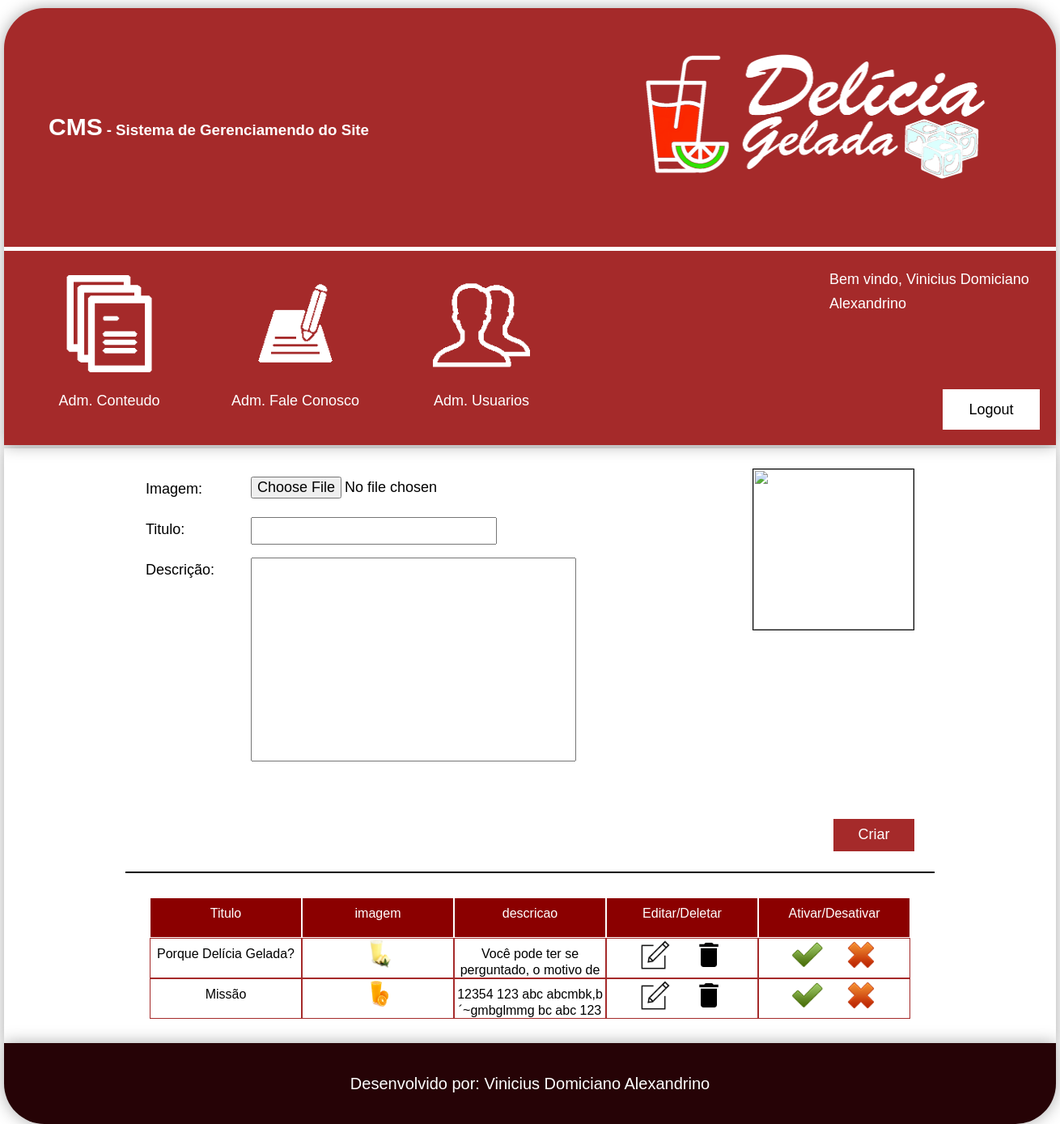
/cms/cms_sobre_sessoes.php (signed in), run on the app's committed database.
### tables this page shows
CREATE TABLE `tblsessoes_sobre` (
  `codigo` int(11) NOT NULL AUTO_INCREMENT,
  `titulo` varchar(100) NOT NULL,
  `imagem` varchar(200) NOT NULL,
  `descricao` varchar(2000) NOT NULL,
  `status` tinyint(4) NOT NULL,
  PRIMARY KEY (`codigo`)
);

### cms/cms_sobre_sessoes.php (the view, shortened to what this page needs)
<?php
    $btnName = (string) "Criar";
    $titulo = (string) "";
    $foto = (string) "";
    $texto = (string) "";
?>
<!DOCTYPE html>
<html lang="pt-br">
    <head>
        <link rel="stylesheet" type="text/css" href="css/style.css">
        <link rel="stylesheet" type="text/css" href="css/estilizacoes.css">
    </head>
    <body>
        <?php
            require_once("modulos/cabecalho.php");
        ?>
        <div class="conteudo center shadow">
            <section class="section center">
                <div class="adicionar">
                    <div id="foto" class="caixa_imagem" >
                        <img src="bd/imagens/<?=$foto?>" alt="">
                    </div>
                    <form id="formFoto" name="frmFoto" method="post" action="bd/upload.php" enctype="multipart/form-data">
                        <div class="caixa_preencher">
                            <p>Imagem:</p>
                            <input id="fileFoto" class="fle_img" type="file" name="fleImage" >
                        </div>
                    </form>
                    <form name="frmSessoe" method="post" action="bd/salvar_sobre_conteudo.php">
                        <div class="caixa_preencher">
                            <p>Titulo:</p>
                            <input class="txt_preencher" name="txtTitulo" type="text" value="<?=$titulo?>" maxlength="50" required>
                        </div>
                        <div class="caixa_preencher">
                            <p>Descrição:</p>
                            <textarea name="textDescricao" maxlength="2000" required><?=$texto?></textarea>
                        </div>
                        <div class="botoes">
                            <input class="btn_adm_user" name="btnSalvar" type="submit" value="<?=$btnName?>">
                        </div>
                    </form>
                </div>
                <div class="visualizar_crud">
                    <div class="linha_visualizar_crud_header loja">
                        <div class="header_visualizar_crud nome_nivel">Titulo</div>
                        <div class="header_visualizar_crud nome_nivel">imagem</div>
                        <div class="header_visualizar_crud nome_nivel">descricao</div>
                        <div class="header_visualizar_crud nome_nivel">Editar/Deletar</div>
                        <div class="header_visualizar_crud">Ativar/Desativar</div>
                    </div>
                    <?php
                        $sql = "select * from tblsessoes_sobre";
                        $select = mysqli_query($conexao,$sql);
                        while($rsSobre = mysqli_fetch_array($select)){
                    ?>
                    <div class="linha_visualizar_crud loja">
                        <div class="coluna_visualizar_crud"><?=$rsSobre['titulo']?></div>
                        <div class="coluna_visualizar_crud">
                            <img src="bd/imagens/<?=$rsSobre['imagem']?>" alt="">
                        </div>
                        <div class="coluna_visualizar_crud crud_text"><?=$rsSobre['descricao']?></div>
                        <div class="coluna_visualizar_crud">
                            <a href="cms_sobre_sessoes.php?modo=editar&codigo=<?=$rsSobre['codigo']?>">
                                <img src="icons/edit.png" alt="">
                            </a>
                            <a onclick="return confirm('deseja realmente deletar esse registro?')" href="bd/delete_sessoes_sobre.php?modo=excluir&codigo=<?=$rsSobre['codigo']?>&nomeFoto=<?=$rsSobre['imagem']?>">
                                <img src="icons/delete.png" alt="">
                            </a>
                        </div>
                        <div class="coluna_visualizar_crud">
                            <a href="bd/status_sessoes_sobre.php?modo=ativar&codigo=<?=$rsSobre['codigo']?>">
                                <img  src="icons/true.png" alt="">
                            </a>
                            <a href="bd/status_sessoes_sobre.php?modo=desativar&codigo=<?=$rsSobre['codigo']?>">
                                <img src="icons/false.png" alt="">
                            </a>
                        </div>
                    </div>
                    <?php
                        }
                    ?>
                </div>
            </section>
        </div>
        <?php
            require_once("modulos/rodape.php");
        ?>
    </body>
</html>

### cms/css/style.css (style rules this page uses)
#nivel, #usuario, .section { width: 1000px; min-height: 250px; height: auto; }
#niveis_criar, #adicionar_usuario, .adicionar { width: inherit; height: auto; min-height: 250px; padding: 25px; box-sizing: border-box; overflow: hidden; }
.caixa_preencher { min-width: 50%; width: auto; min-height: 50px; height: auto; padding-top: 10px; box-sizing: border-box; }
.txt_preencher, .caixa_selecionar { width: 300px; height: 30px; margin-left: 10px; }
.caixa_preencher p { margin-right: 0; min-width: 120px; }
.caixa_preencher textarea { width: 400px; height: 250px; margin-left: 10px; }
.caixa_preencher .txt_preencher, .caixa_preencher p { float: left; }
.fle_img { width: 500px; height: 30px; margin-left: 10px; font-size: 18px; }
.caixa_imagem, .caixa_imagem_fundo { width: 200px; height: 200px; box-sizing: border-box; border: solid 1px; float: right; }
.botoes { width: 100%; height: 40px; float: left; margin-top: 7%; }
.btn_adm_user { width: 100px; height: inherit; float: right; border: 0px; background-color: brown; font-size: 18px; color: white; }
.visualizar_crud { width: inherit; min-height: 50px; height: auto; border-top: 2px solid black; padding: 30px; box-sizing: border-box; }
.linha_visualizar_crud, .linha_visualizar_crud_header { width: 100%; height: 50px; background-color: darkred; overflow: hidden; }
.header_visualizar_crud, .coluna_visualizar_crud { border: solid 1px white; box-sizing: border-box; color: white; float: left; width: 25%; height: 100%; text-align: center; font-size: 16px; line-height: 20px; padding-top: 1%; }
.coluna_visualizar_crud { background-color: #ffffff; border: solid 1px brown; color: black; }
.coluna_visualizar_crud img { width: 40px; height: 40px; margin-left: 10px; margin-right: 10px; margin-top: -5%; }
.crud_text { overflow: auto; }
.loja .header_visualizar_crud, .loja .coluna_visualizar_crud { width: 20%; }

### cms/css/estilizacoes.css (style rules this page uses)
* { margin: 0px; padding: 0px; font-family: Verdana, sans-serif; }
img { max-width: 100%; width: 100%; height: 100%; }
input { outline: 0; }
p { font-size: 18px; line-height: 30px; }
a { color: white; text-decoration: none; font-size: 20px; cursor: pointer; line-height: inherit; }
.center { margin-left: auto; margin-right: auto; }
.conteudo { width: 1300px; height: inherit; }
.shadow { box-shadow: 0px 0px 20px darkgray; }
textarea { resize: none; }

### data on the page
tblsessoes_sobre: titulo "Porque Delícia Gelada?", imagem (picture), descricao "Você pode ter se perguntado, o motivo de…"
tblsessoes_sobre: titulo "Missão", imagem (picture), descricao "12354 123 abc abcmbk,b´~gmbglmmg bc abc 123…"

### other printed values
$nomeUsuario "Vinicius Domiciano Alexandrino"
